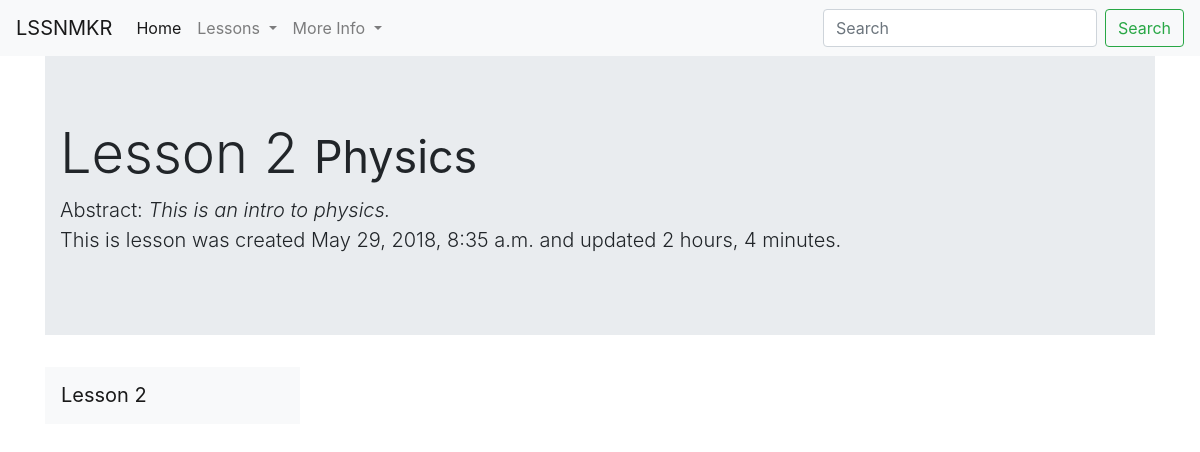
Screenshot of /lessons/lesson-2/ with the database file from the repository.
### Lesson/models.py (models this page shows, shortened)
class LessonPlan(models.Model):
    owner = models.ForeignKey(User, on_delete=models.SET(get_sentinel_user))
    lesson_name = models.CharField(max_length=50, unique=True) #TODO:make is unique for user
    subtitle = models.CharField(max_length=100, unique=False, blank=True, null=True)
    abstract = models.CharField(max_length=200, blank=True, null=True)
    is_draft = models.BooleanField(default=False)
    subject = models.CharField(max_length=100, validators=[validate_subject])
    timestamp = models.DateTimeField(auto_now_add=True)
    updated = models.DateTimeField(auto_now=True)
    slug = models.SlugField(unique=True, null=True, blank=True)
    class Meta:
        pass

### Lesson/views.py (the view)
# urls.py: url(r'^lessons/(?P<slug>[\w-]+)/$', LessonPlanDetailView.as_view(), name="search-lesson"),
class LessonPlanDetailView(DetailView):
    model = LessonPlan

### Lesson/templates/Lesson/lessonplan_detail.html (shortened to what this page needs)
{% extends 'base.html' %}
{% block content %}
<div class="jumbotron jumbotron-fluid">
  <div class="container">
    <h1 class="display-4">{{ object.lesson_name }} <small> {{ object.subject }}</small></h1>
    <p class="lead">Abstract: <em>{{ object.abstract }}</em><br />
      This is lesson was created {{ object.timestamp }} and updated {{ object.updated|timesince }}.</p>
  </div>
</div>
<div class="row">
<div class="col-3">
   <nav id="navbar-example3" class="navbar navbar-light bg-light">
      <div class="row">
         <div class="col-12">
         <a class="navbar-brand" href="#">{{ object.lesson_name }}</a>
         </div>
      <div class="col-12">
  </div>
  </div>
   </nav>
</div>
   <div class="col-9">
   </div>
</div>
{% endblock content %}

### rows the page displays
LessonPlan: lesson_name "Lesson 2", subject "Physics", abstract "This is an intro to physics.", timestamp "May 29, 2018, 8:35 a.m.", updated "2 hours, 4 minutes"
